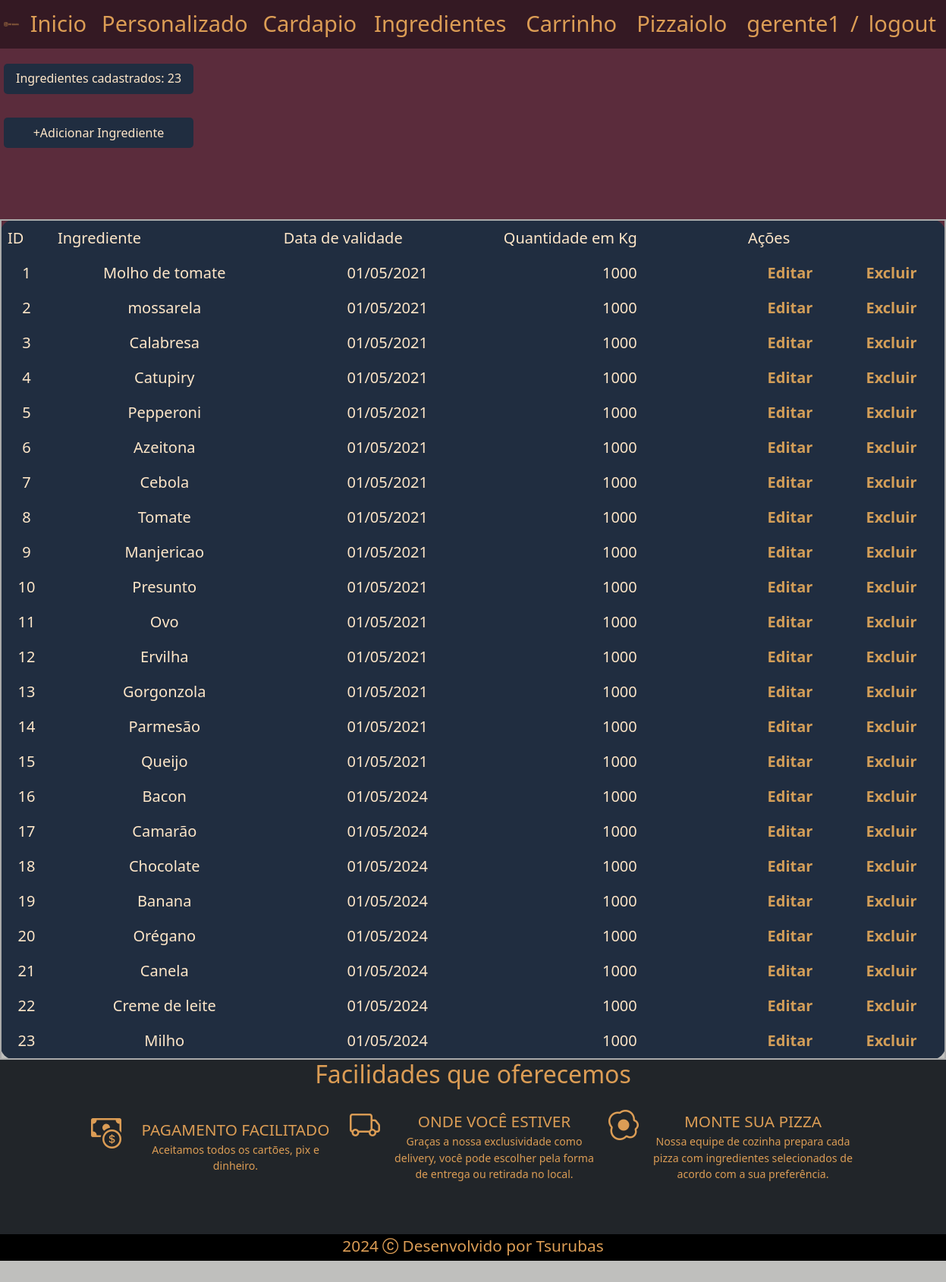
The page /php/lista_ingredientes.php (signed in) on the database as committed earlier.
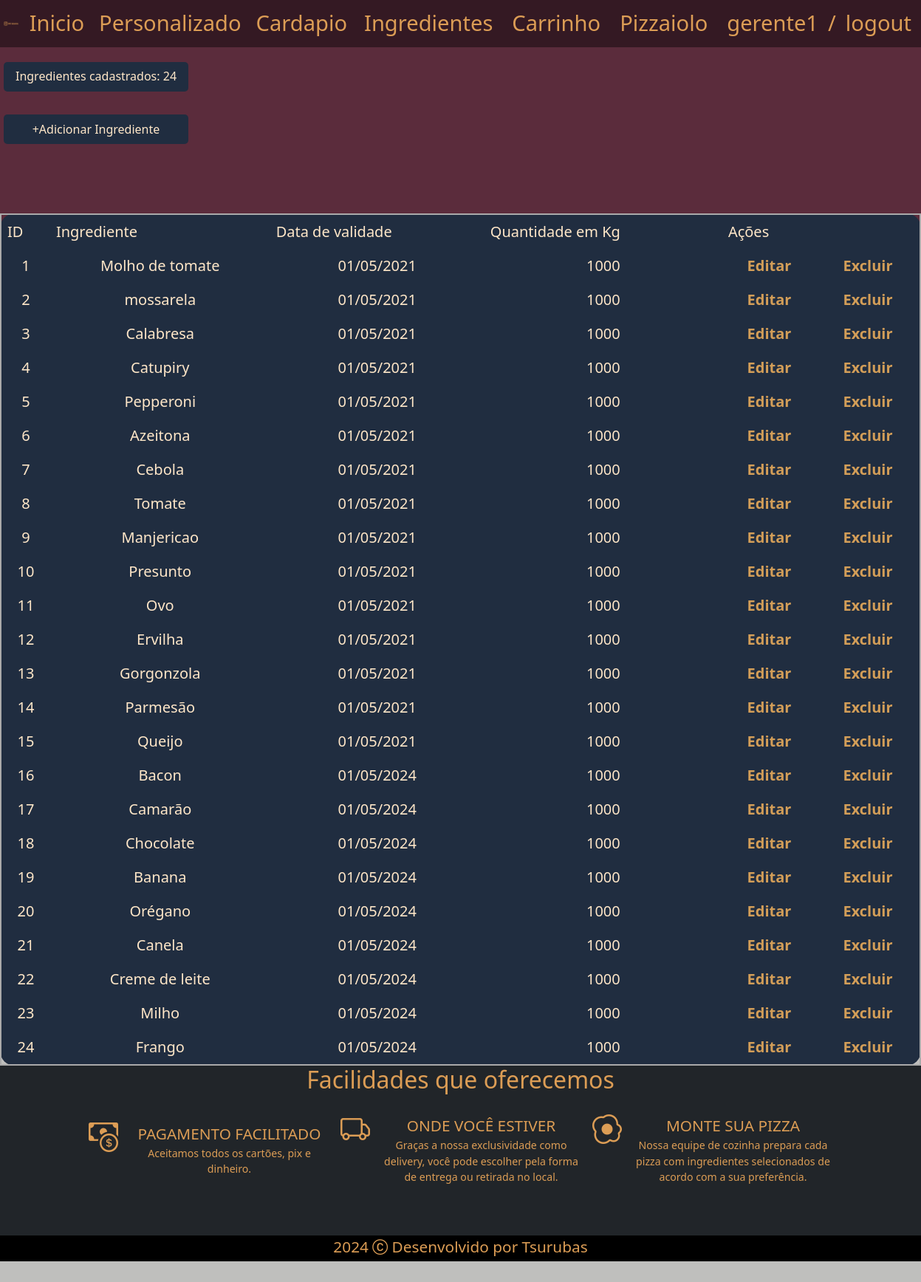
The same page on the database as committed later.
### tables this page shows
CREATE TABLE IF NOT EXISTS ingredientes (
    id INT AUTO_INCREMENT PRIMARY KEY,
    nome VARCHAR(50) NOT NULL,
    preco DECIMAL(8,2) NOT NULL,
    data_entrada DATE NOT NULL,
    data_validade DATE NOT NULL,
    quantidade INT
);

### php/lista_ingredientes.php (the view, shortened to what this page needs)
<?php
include("connection.php");
include("../paginas/geral/menu.php");
$sql =  "SELECT id, nome, preco, data_entrada, data_validade, quantidade FROM ingredientes";
$result = $conn->query($sql);
?>
<!DOCTYPE html>
<html lang="Pt-Br">
<head>
    <link rel="stylesheet" href="../Style/lista_ingredientes.css">
    <link rel="stylesheet" href="https://cdn.jsdelivr.net/npm/bootstrap-icons@1.11.3/font/bootstrap-icons.min.css">
    <link href="https://cdn.jsdelivr.net/npm/bootstrap@5.2.3/dist/css/bootstrap.min.css" rel="stylesheet">
    <link rel="stylesheet" href="../Style/padrao.css">
</head>
<body>
    <div class="num_registro">
        <h3 class="texto_registro">Ingredientes cadastrados: <?php echo $result->num_rows?></h3>
    </div>
    <br><br>
    <div class="add_ingrediente">
        <a href="cadastro_ingredientes.php" class="button-style add-link"> +Adicionar Ingrediente </a>
        <br><br>
    </div>
    <br><br>
    <table>
        <tr class="opcao_css">
            <th>ID</th>
            <th>Ingrediente</th>
            <th>Data de validade</th>
            <th>Quantidade em Kg</th>
            <th colspan="2">Ações</th>
        </tr>
        <?php
        if ($result->num_rows > 0) {
            while ($row = $result->fetch_assoc()) {
        ?>
                <tr>
                    <td class="id_css" onclick="window.location='ingredientes_ingrediente.php?id=<?php echo $row["id"]?>';" style="cursor: pointer;">
                        <?php echo $row["id"] ?>
                    </td>
                    <td><?php echo $row["nome"] ?></td>
                    <td><?php echo date("d/m/Y", strtotime($row["data_entrada"])) ?></td>
                    <td><?php echo $row["quantidade"] ?></td>
                    <td class="edit_css" style="cursor: pointer;">
                        <a class="link edit-link" href="edit_ingredientes.php?id=<?php echo $row["id"]?>">Editar</a>
                    </td>
                    <td class="delet_css" style="cursor: pointer;">
                        <a class="link delete-link" href="delet_ingredientes_php.php?id=<?php echo $row['id']?>">Excluir</a>
                    </td>
                </tr>
        <?php
            }
        } else {
            echo " Não há registro de ingredientes";
        }
        ?>
    </table>
    <?php include("../geral/footer.php")?>
</body>
</html>

Rows that differ between the two databases and show on the page:
added ingredientes: id "24", nome "Frango", data_entrada "01/05/2024", quantidade "1000"
Other text that changed with them:
$result->num_rows: "23" → "24"
